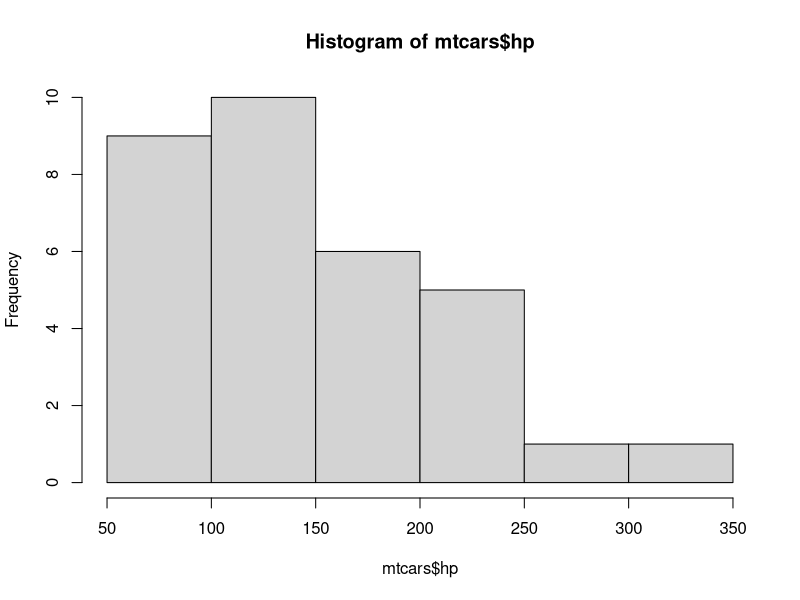
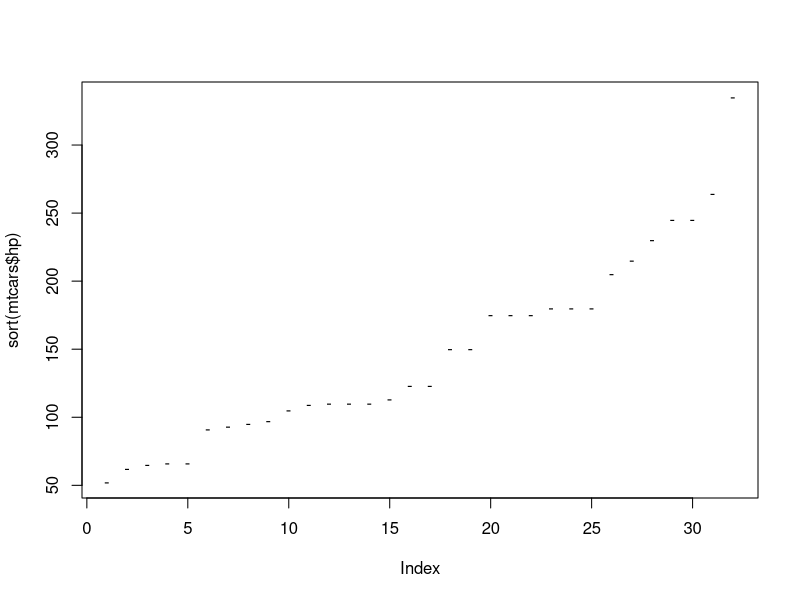
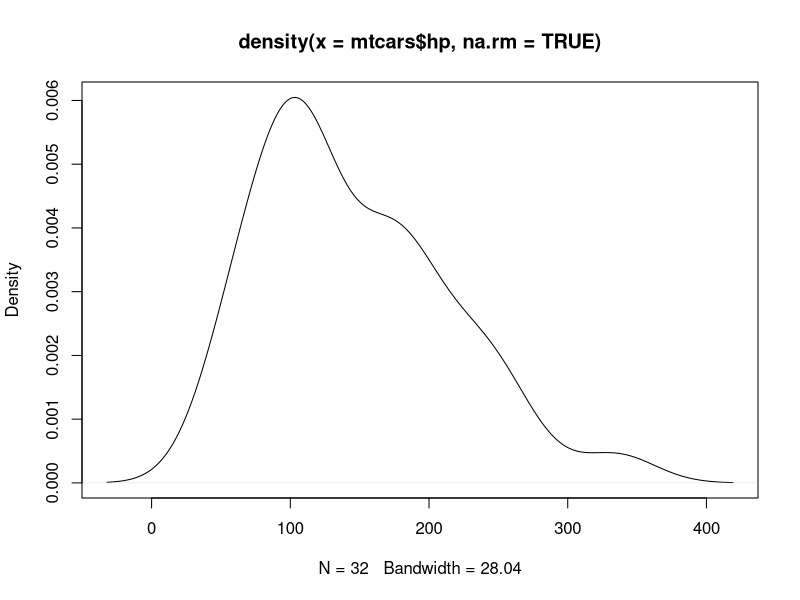
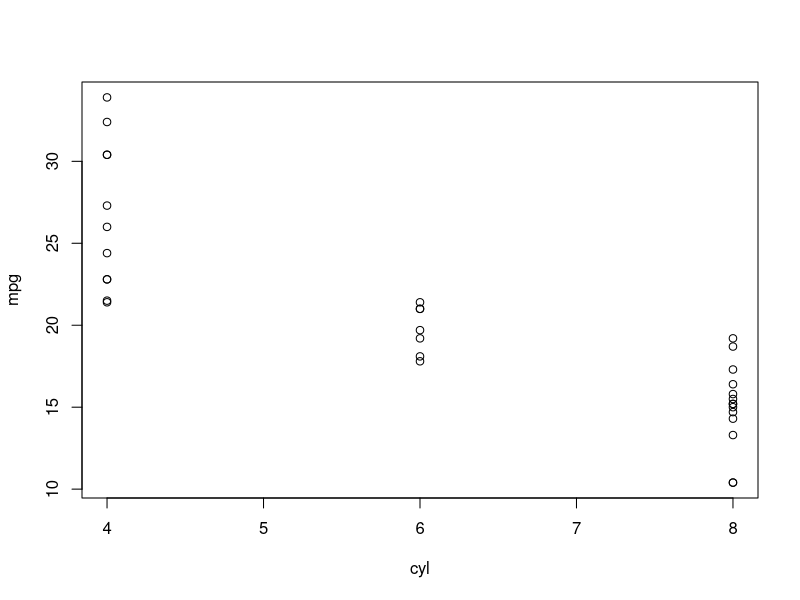
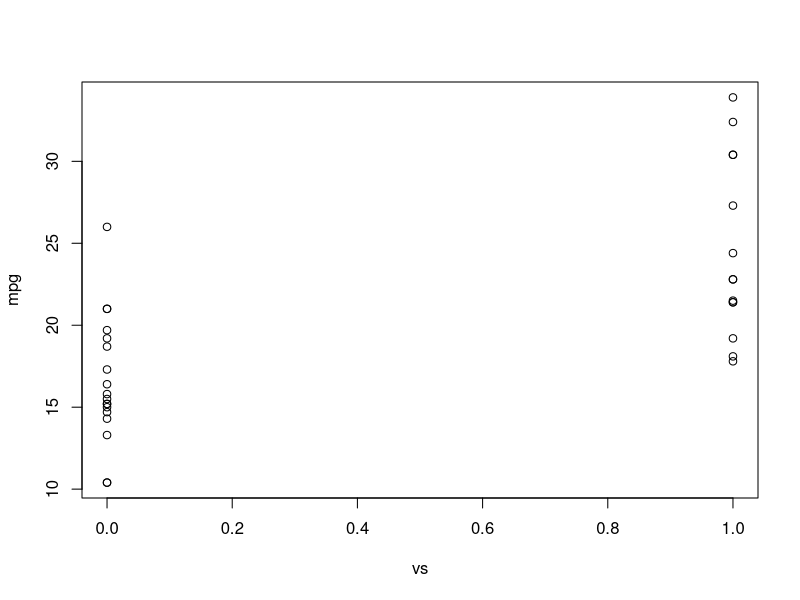
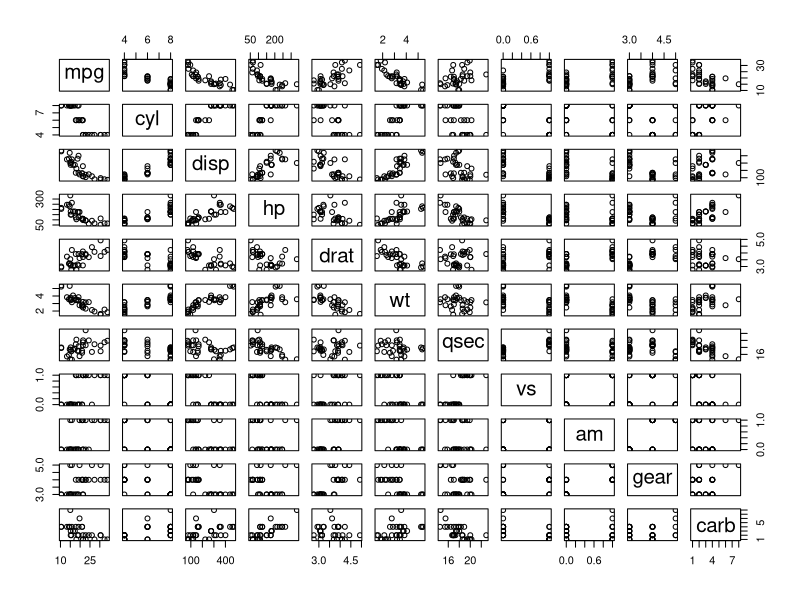
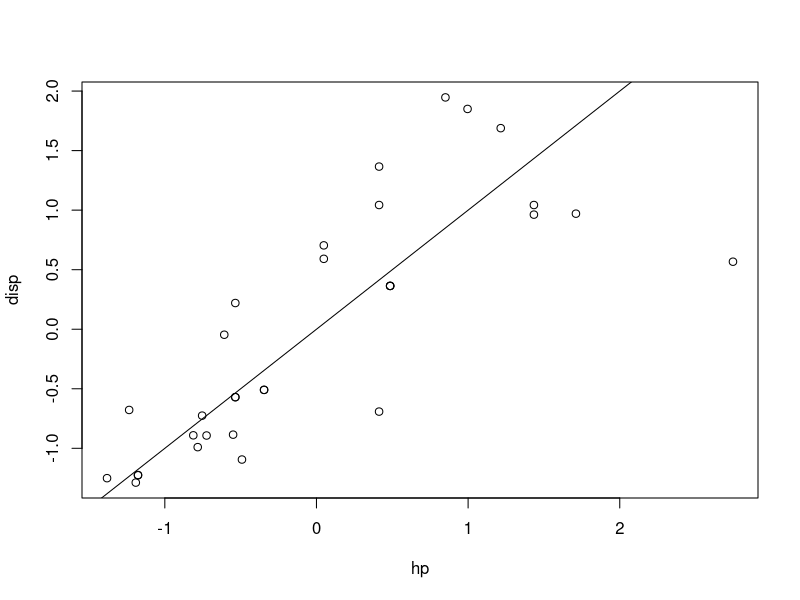

These charts were generated, in order, by the following R code:
# Running regressions in R
# 1. Summarize and look for data problems. NA's, 0's, negative #'s, etc
# 2. Plot data to look for problems
# 3. 

library(datasets)
data(mtcars)
mtcars


# Look for data errors, exagerated or unbelieveable numbers and outliers
summary(mtcars)

hist(mtcars$hp) # bell curve ish
plot(sort(mtcars$hp),pch="-") # should be s-curve shaped with reasonable highs and lows
plot(density(mtcars$hp,na.rm=TRUE)) # bell curve ish

plot(mpg ~ cyl,mtcars)
plot(mpg ~ vs,mtcars)
pairs(mtcars) # a matrix of bivariate plots 

# scale normalizes all results to have a mean of 0 and a sd of 1
test <- scale(mtcars)
summary(test)
str(test)
plot(disp ~ hp, test)
abline(0,1)
# To use lm, must have data in a data.frame
x <- data.frame(disp = mtcars$disp, hp = mtcars$hp)
x
g <- lm(disp ~ hp, x)
g
abline(g$coef,lty=5)
cor(x)


